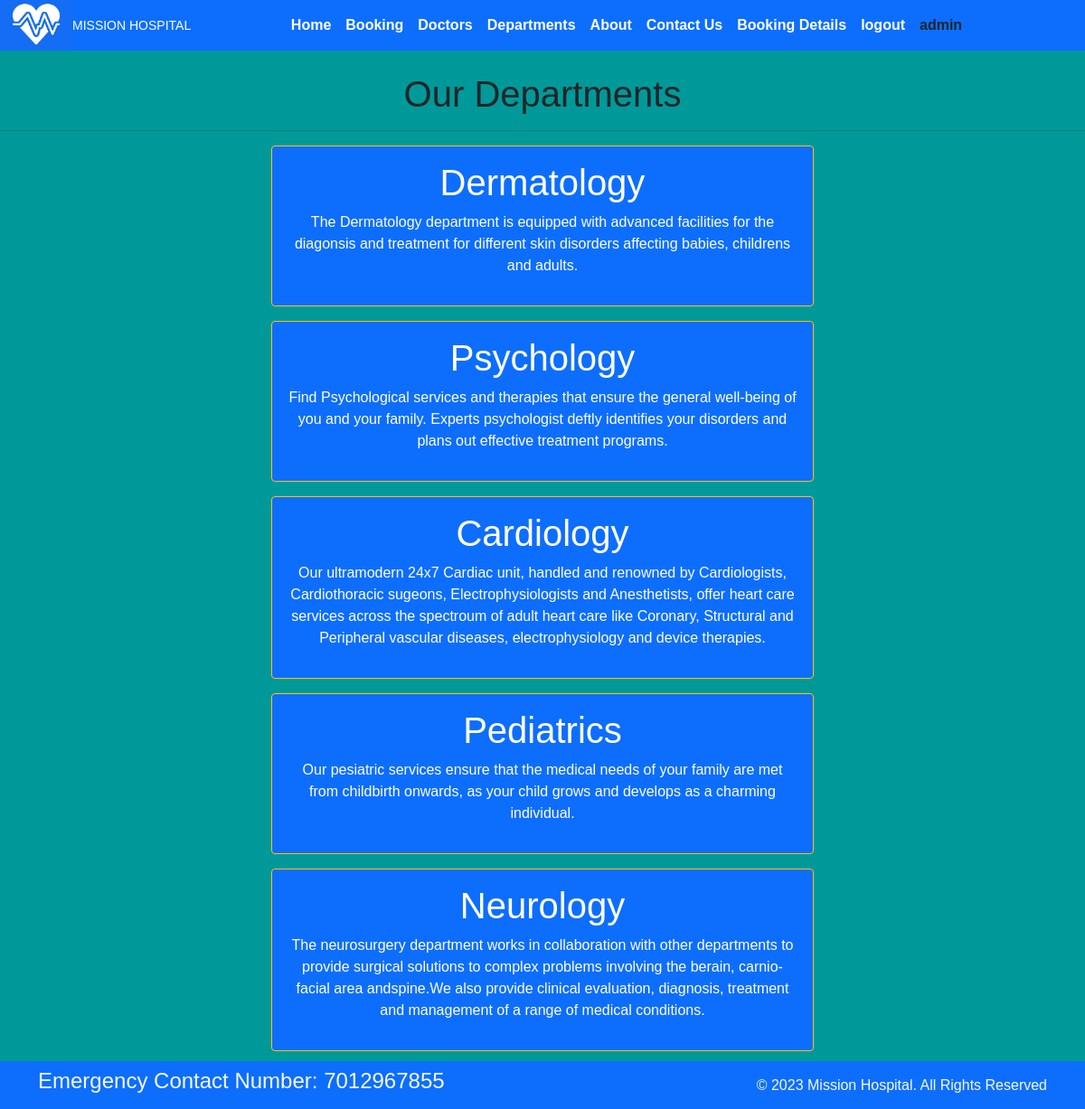
Screenshot of /department (signed in) with the database file from the repository.
### home/models.py (models this page shows, shortened)
class Departments(models.Model):
    dep_name = models.CharField(max_length=100)
    dep_description = models.TextField()

### home/views.py (the view)
# urls.py: path('department', views.department,name='department'),
def department(request):
    dict_dept = {
        'dept': Departments.objects.all()
    }
    return render(request, 'department.html', dict_dept)

### templates/department.html (shortened to what this page needs)
{% extends 'base.html' %}
{% block content%}
<h1 class="text-center"> Our Departments </h1>
<hr>
{% for d in dept %}
<div class="mx-auto w-50 bg-primary text-center text-white p-3 my-3 border border-warning rounded">
    <h1>{{d.dep_name}}</h1>
    <p>{{d.dep_description}}</p>
</div>
{% endfor %}
{% endblock %}

### templates/base.html (shortened to what this page needs)
<!DOCTYPE html>
{% load static %}
<html>
  <head>
    <link rel="stylesheet" href=" https://cdn.jsdelivr.net/npm/bootstrap@5.1.3/dist/css/bootstrap.min.css ">
    <link rel="stylesheet" href="https://use.fontawesome.com/releases/v5.2.0/css/all.css">
    <link rel="stylesheet" href="{% static '/css/style.css' %}">
  </head>
  <body>
   <nav class="navbar bg-primary navbar-expand-md fixed-top " >
  <div class="container">
    <div class="col-2 text-left pl-md-0">
          <img src="{% static 'images/icon.jpg' %}" height="60px" style="    left: 0px;
    position: fixed;
    top: 0px;
    height: 55px;" width="80px" alt="">
          <h3 class="text-white" style="    text-wrap: nowrap;
    font-size: 14px;
    position: fixed;
    left: 80px;
    top: 20px;"> MISSION HOSPITAL </h3>
        </div>
        <div
          class="collapse navbar-collapse justify-content-center col-md-8 navbar-collapse-3">
          <ul class="navbar-nav justify-content-center  fw-bold">
            <li class="nav-item active">
              <a class="nav-link text-white" href="{% url 'home' %}">Home </a>
            </li>
            <li class="nav-item">
              <a class="nav-link text-white" href="{% url 'booking' %}">Booking</a>
            </li>
              <li class="nav-item">
              <a class="nav-link text-white" href="{% url 'doctors' %}">Doctors</a>
            </li>
			 <li class="nav-item">
              <a class="nav-link text-white" href="{% url 'department' %}">Departments</a>
            </li>
             <li class="nav-item">
              <a class="nav-link text-white" href="{% url 'about' %}">About</a>
            </li>
            <li class="nav-item">
              <a class="nav-link text-white" href="{% url 'contact' %}">Contact Us</a>
            </li>
               {% if user.is_authenticated %}
              <li class="nav-item">
              <a class="nav-link text-white" href="{% url 'bookingdetails' %}">Booking Details</a>
            </li>
             <li class="nav-item">
              <a class="nav-link text-white" href="{% url 'logout' %}">logout</a>
            </li>
            {% else %}
            <li class="nav-item">
              <a class="nav-link text-white" href="{% url 'login' %}">Login</a>
            </li>
            {% endif %}
            <ul class="navbar-nav p-2">
        <li >
            {% if user.is_authenticated %}
                <a>{{user.username}}</a>
            {% endif %}
        </li>
        </ul>
          </ul>
        </div>
      </div>
    </nav>
<div style="padding-top:80px">
{% block content %}{% endblock %}
<br/>
   <br/>
    <section class="">
      <footer class="pt-2 pb-2  bg-primary text-light" style="position: fixed;bottom: 0px;width: 100%">
        <div class="container">
          <div class="row align-items-center">
            <div class="col-12 col-md-8">
              <h4>Emergency Contact Number: 7012967855</h4>
            </div>
            <div class="col-12 col-md-4 mt-4 mt-md-0 text-center text-md-end">
              © 2023 Mission Hospital. All Rights Reserved
            </div>
          </div>
        </div>
      </footer>
    </section>
  </body>
</html>

### static/css/style.css (style rules this page uses)
body { font-family: Arial, sans-serif; margin: 0; padding: 0; }

### templates/base.html (style rules this page uses)
body { background-color:#009999; }

### rows the page displays
Departments: dep_name "Dermatology", dep_description "The Dermatology department is equipped with advanced facilities for the diagonsis and treatment for different skin disorders affecting babies, childrens and adults."
Departments: dep_name "Psychology", dep_description "Find Psychological services and therapies that ensure the general well-being of you and your family. Experts psychologist deftly identifies your disorders and plans out effective treatment programs."
Departments: dep_name "Cardiology", dep_description "Our ultramodern 24x7 Cardiac unit, handled and renowned by Cardiologists, Cardiothoracic sugeons, Electrophysiologists and Anesthetists, offer heart care services across the spectroum of adult heart care like Coronary, Structural and Peripheral vascular diseases, electrophysiology and device therapies."
Departments: dep_name "Pediatrics", dep_description "Our pesiatric services ensure that the medical needs of your family are met from childbirth onwards, as your child grows and develops as a charming individual."
Departments: dep_name "Neurology", dep_description "The neurosurgery department works in collaboration with other departments to provide surgical solutions to complex problems involving the berain, carnio-facial area andspine.We also provide clinical evaluation, diagnosis, treatment and management of a range of medical conditions."

### other values shown
{{ user.username }} "admin"
